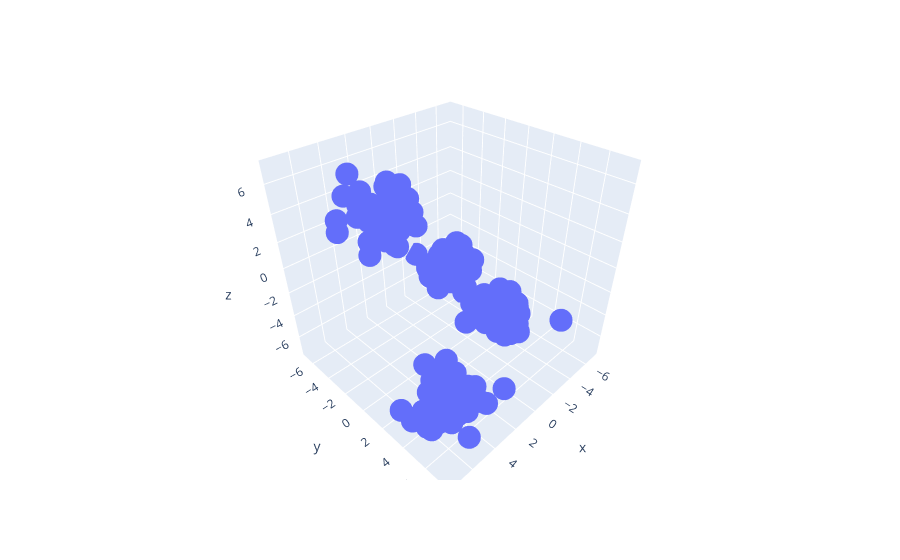

Notebook cell for this chart:
### Code cell
import plotly.express as px
fig = px.scatter_3d(x = X[:,0],y = X[:,1], z= X[:,2])
fig.show()

### Figure 1 — Plotly figure (JSON) as saved in the notebook; plotly's stock layout.template omitted (floating-point values rounded to 4 significant figures; data arrays with more than 128 entries replaced by an {"elided": "..."} marker saying what was removed)
{"data": [{"hovertemplate": "x=%{x}<br>y=%{y}<br>z=%{z}<extra></extra>", "legendgroup": "", "marker": {"color": "#636efa", "symbol": "circle"}, "mode": "markers", "name": "", "scene": "scene", "showlegend": false, "type": "scatter3d", "x": {"elided": "200 float values"}, "y": {"elided": "200 float values"}, "z": {"elided": "200 float values"}}], "layout": {"legend": {"tracegroupgap": 0}, "margin": {"t": 60}, "scene": {"domain": {"x": [0, 1], "y": [0, 1]}, "xaxis": {"title": {"text": "x"}}, "yaxis": {"title": {"text": "y"}}, "zaxis": {"title": {"text": "z"}}}}}
